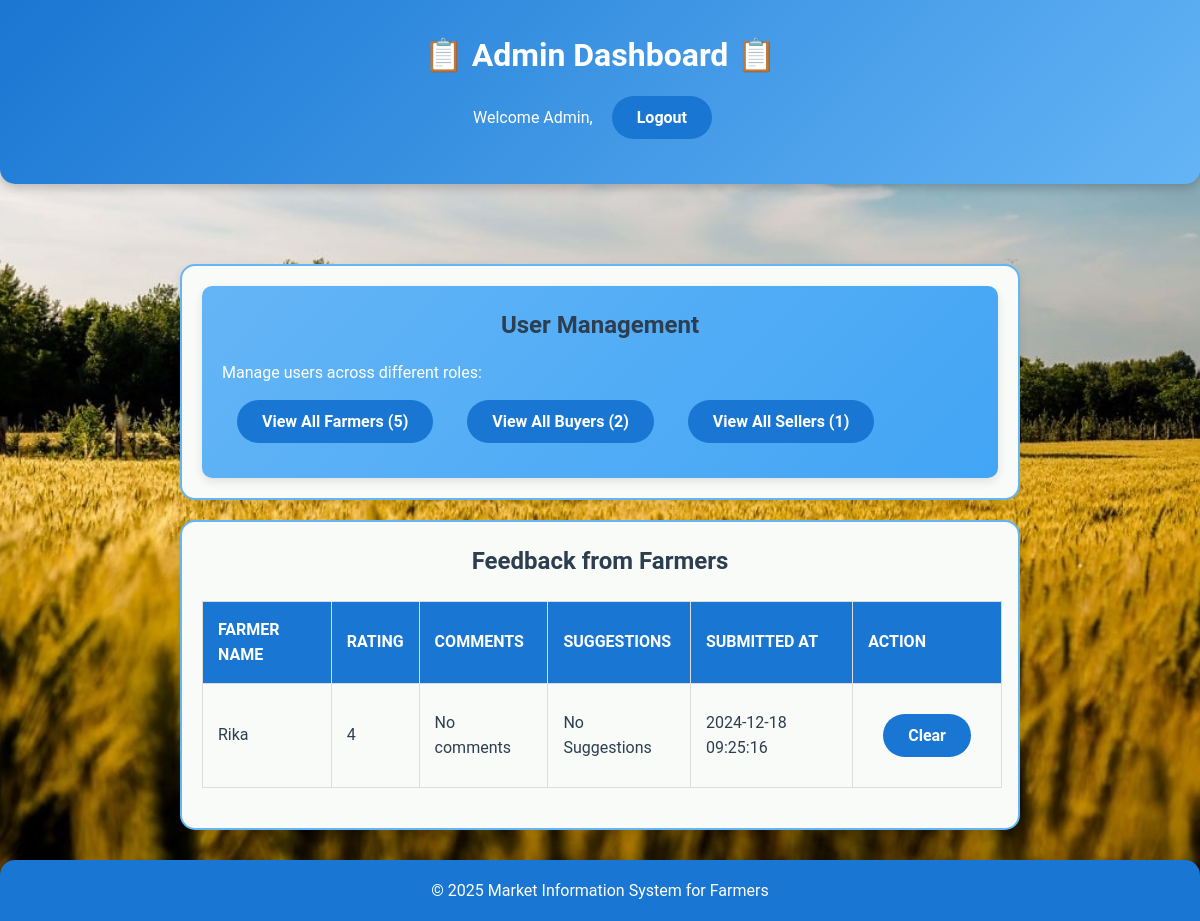
The page /admin_dashboard.php on the database its author committed.
### tables this page shows
CREATE TABLE `feedback` (
  `id` int(11) NOT NULL,
  `email` varchar(255) NOT NULL,
  `name` varchar(100) NOT NULL,
  `rating` int(11) DEFAULT NULL CHECK (`rating` between 1 and 5),
  `comments` text NOT NULL,
  `suggestions` text NOT NULL,
  `submission_date` timestamp NOT NULL DEFAULT current_timestamp()
);

CREATE TABLE `farmers` (
  `id` int(11) NOT NULL,
  `email` varchar(100) NOT NULL,
  `password` varchar(255) NOT NULL,
  `name` varchar(100) NOT NULL,
  `age` int(11) NOT NULL,
  `farm_type` varchar(100) NOT NULL,
  `location` varchar(255) NOT NULL,
  `land_size` varchar(50) DEFAULT NULL,
  `crops_grown` text DEFAULT NULL,
  `livestock` text DEFAULT NULL,
  `created_at` timestamp NOT NULL DEFAULT current_timestamp()
);

### admin_dashboard.php (the view, shortened to what this page needs)
<?php
require 'db_config.php';
$user_name = $_SESSION['name'];
$sql_farmers_count = "SELECT COUNT(*) AS farmers_count FROM farmers";
$sql_buyers_count = "SELECT COUNT(*) AS buyers_count FROM buyers";
$sql_sellers_count = "SELECT COUNT(*) AS sellers_count FROM sellers";
$result_farmers_count = $conn->query($sql_farmers_count);
$result_buyers_count = $conn->query($sql_buyers_count);
$result_sellers_count = $conn->query($sql_sellers_count);
$farmer_count = $result_farmers_count ? $result_farmers_count->fetch_assoc()['farmers_count'] : 0;
$buyer_count = $result_buyers_count ? $result_buyers_count->fetch_assoc()['buyers_count'] : 0;
$seller_count = $result_sellers_count ? $result_sellers_count->fetch_assoc()['sellers_count'] : 0;
$sql_feedback = "SELECT farmers.name, feedback.rating, feedback.comments, feedback.suggestions, feedback.submission_date
                 FROM feedback
                 JOIN farmers ON feedback.email = farmers.email";
$result_feedback = $conn->query($sql_feedback);
?>
<!DOCTYPE html>
<html lang="en">
<head>
    <link rel="stylesheet" href="admin_style.css">
</head>
<body>
    <header class="header">
        <div class="header-left">
            <h1>📋 Admin Dashboard 📋</h1>
        </div>
        <div class="header-right">
            <span>Welcome Admin, <?php echo $user_name ?></span>
            <a href="logout.php">
                <button type="button">Logout</button>
            </a>
        </div>
    </header>
    <main class="dashboard">
        <section id="user-management">
            <div class="card">
                <h2>User Management</h2>
                <p>Manage users across different roles:</p>
                <button onclick="location.href='farmers_table.php'">View All Farmers
                    (<?php echo $farmer_count; ?>)</button>
                <button onclick="location.href='buyers_table.php'">View All Buyers
                    (<?php echo $buyer_count; ?>)</button>
                <button onclick="location.href='sellers_table.php'">View All Sellers
                    (<?php echo $seller_count; ?>)</button>
            </div>
        </section>
        <section>
            <h2 class="text-success text-center">Feedback from Farmers</h2>
            <div class="table-responsive">
                <table class="table table-bordered table-striped">
                    <thead>
                        <tr>
                            <th>Farmer Name</th>
                            <th>Rating</th>
                            <th>Comments</th>
                            <th>Suggestions</th>
                            <th>Submitted At</th>
                            <th>Action</th>
                        </tr>
                    </thead>
                    <tbody>
                        <?php
                        if ($result_feedback && $result_feedback->num_rows > 0) {
                            while ($row = $result_feedback->fetch_assoc()) {
                                echo "<tr>";
                                echo "<form method='POST' action=''>";
                                echo "<td>" . htmlspecialchars($row['name']) . "</td>";
                                echo "<td>" . htmlspecialchars($row['rating']) . "</td>";
                                echo "<td>" . htmlspecialchars($row['comments']) . "</td>";
                                echo "<td>" . htmlspecialchars($row['suggestions']) . "</td>";
                                echo "<td>" . htmlspecialchars($row['submission_date']) . "</td>";
                                echo "<td>
                                        <form method='POST' action=''>
                                            <input type='hidden' name='submission_date' value='" . htmlspecialchars($row['submission_date']) . "'>
                                            <button type='submit' name='delete_feedback' class='btn btn-success' onclick=\"return confirm('Are you sure you want to delete this feedback?');\">Clear</button>
                                        </form>
                                      </td>";
                                echo "</form>";
                                echo "</tr>";
                            }
                        } else {
                            echo "<tr><td colspan='6' class='text-center'>No feedback available</td></tr>";
                        }
                        ?>
                    </tbody>
                </table>
            </div>
        </section>
    </main>
    <footer class="text-center p-3 bg-success text-white mt-0">
        <p>© 2025 Market Information System for Farmers</p>
    </footer>
</body>
</html>

### admin_style.css (style rules this page uses)
* { margin: 0; padding: 0; box-sizing: border-box; font-family: 'Roboto', sans-serif; }
body { background: url('farm-background.jpg') no-repeat center center fixed; background-size: cover; color: #2c3e50; line-height: 1.6; font-size: 16px; overflow-x: hidden; }
header { background: linear-gradient(135deg, #1976D2, #64B5F6); color: #fff; padding: 30px 20px; text-align: center; border-radius: 0 0 15px 15px; box-shadow: 0 4px 10px rgba(0, 0, 0, 0.2); }
footer { background: #1976D2; color: #fff; text-align: center; padding: 18px 0; margin-top: 30px; border-radius: 15px 15px 0 0; }
section { margin: 20px auto; padding: 20px; width: 70%; max-width: 1400px; background: #f8fbf8; border: 2px solid #64B5F6; border-radius: 15px; box-shadow: 0 4px 10px rgba(0, 0, 0, 0.1); transition: transform 0.3s ease; overflow-x: auto; }
section h2 { text-align: center; margin-bottom: 15px; color: #2c3e50; }
table { width: 100%; border-collapse: collapse; margin: 20px 0; text-align: left; min-width: 800px; }
table th, table td { padding: 15px; border: 1px solid #ddd; }
table th { background: #1976D2; color: #fff; text-transform: uppercase; }
button { background: #1976D2; color: #fff; border: none; padding: 12px 25px; margin: 15px; border-radius: 25px; cursor: pointer; font-size: 16px; font-weight: bold; transition: background 0.3s ease, transform 0.3s ease; }
form { max-width: 600px; margin: 0 auto; padding: 20px; background-color: #f8fbf8; border: 2px solid #64B5F6; border-radius: 15px; box-shadow: 0 4px 10px rgba(0, 0, 0, 0.1); }
.card { background: linear-gradient(135deg, #64B5F6, #42A5F5); color: #fff; padding: 20px; border-radius: 10px; box-shadow: 0 4px 10px rgba(0, 0, 0, 0.1); transition: transform 0.3s ease; }
main.dashboard { padding-top: 60px; }
.btn-success { background-color: #1976D2; color: white; border: none; padding: 12px 25px; margin: 15px; border-radius: 25px; cursor: pointer; font-size: 16px; font-weight: bold; transition: background-color 0.3s ease, transform 0.3s ease; }

### rows shown on the page
feedback: farmers.name "Rika", rating "4", comments "No comments", suggestions "No Suggestions", submission_date "2024-12-18 09:25:16"

### other values the page prints
$farmer_count "5"
$buyer_count "2"
$seller_count "1"
